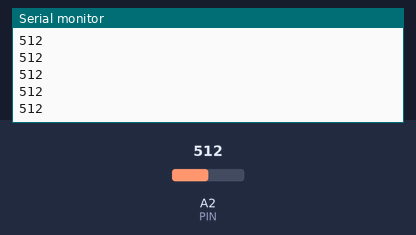
The sketch below on a simulated Arduino Nano 33 BLE. Shown: the last lines printed to the serial monitor. Inputs (shaded band) come from the test bench; at power-on: A2 (PIN) = 512.

Above: at 1.2 s.
1.3 s: A2 (PIN) set to 716
At 1.31 s:
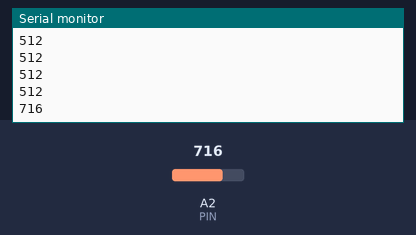
2.8 s: A2 (PIN) set to 900
At 2.81 s:
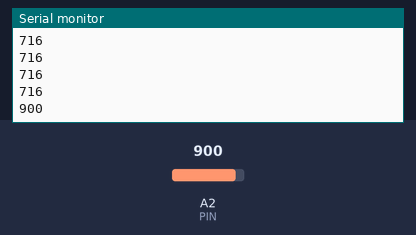
Timing chart, 0 to 5.8 s (numbered marks = the images above; inputs shaded):
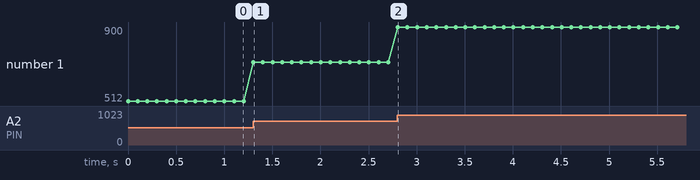

The sketch:

CSonorMeter.ino
```cpp
/*!
* Nom du projet: QUIRITACHRONOMETRE
* @file <CSonorMeter.ino>
* @version : <1>
* @brief <contient le code qui instancie CSonorMeter et qui affiche le retour de la fonction GetSonorValue>
* @author <Evann POMMIER>
* @date < 05/03/2024>
*/

#include "CSonorMeter.h"

CSonorMeter sonorMeter;

int32_t inline CalculMoyenneFlottante(int16_t mesure){
    static int32_t mesures[16]={0},total=0;
    static uint8_t i=0;
    total-=mesures[i];          // on retire du total la plus ancienne mesure
    total+=(mesures[i]=mesure); // ajoute la nouvelle mesure au total, et on l'enregistre aussi dans l'anneau
    i=(i+1)&0x0F;               // on se positionne sur la case suivante. En forçant à zéro les bits de poids fort on reboucle après 15.
    return total>>4;            // la moyenne, c'est le total divisé par 16. décaler de 4 bits vers la droite est équivalent et plus rapide.
}

void setup() {
  Serial.begin(115200);
  sonorMeter.init();
}

void loop() {
  int16_t sonor = sonorMeter.GetSonorValue();

  Serial.println(sonor);
  delay(100);
}
```

CSonorMeter.cpp
```cpp
/*!
* Nom du projet: QUIRITACHRONOMETRE
* @file <CSonorMeter.cpp>
* @version : <1>
* @brief <contient le code des fonctions de CSonorMeter, init() et GetSonorValue.>
* @author <Evann POMMIER>
* @date < 05/03/2024>
*/

#include <CSonorMeter.h>

void CSonorMeter::init()
{
  Serial.println(F("MAX9814 Ready"));
}

int16_t CSonorMeter::GetSonorValue()
{
  return (int16_t)analogRead(PIN);
}
```

CSonorMeter.h
```cpp
/*!
* Nom du projet: QUIRITACHRONOMETRE
* @file <CSonorMeter.h>
* @version : <1>
* @brief <contient la declaration de la class CSonorMeter.>
* @author <Evann POMMIER>
* @date < 05/03/2024>
*/

#include <Arduino_HTS221.h>
#define PIN A2

class CSonorMeter
{
  public :
    CSonorMeter(){};
    void init();
    int16_t GetSonorValue();
};
```

Measured:
- after the input at 1.3 s, the serial monitor: prints a new line at once (image 1)
- after the input at 2.8 s, the serial monitor: prints a new line at once (image 2)
- plotted number 1: 512 → 716 after the input at 1.3 s, 716 → 900 after the input at 2.8 s
